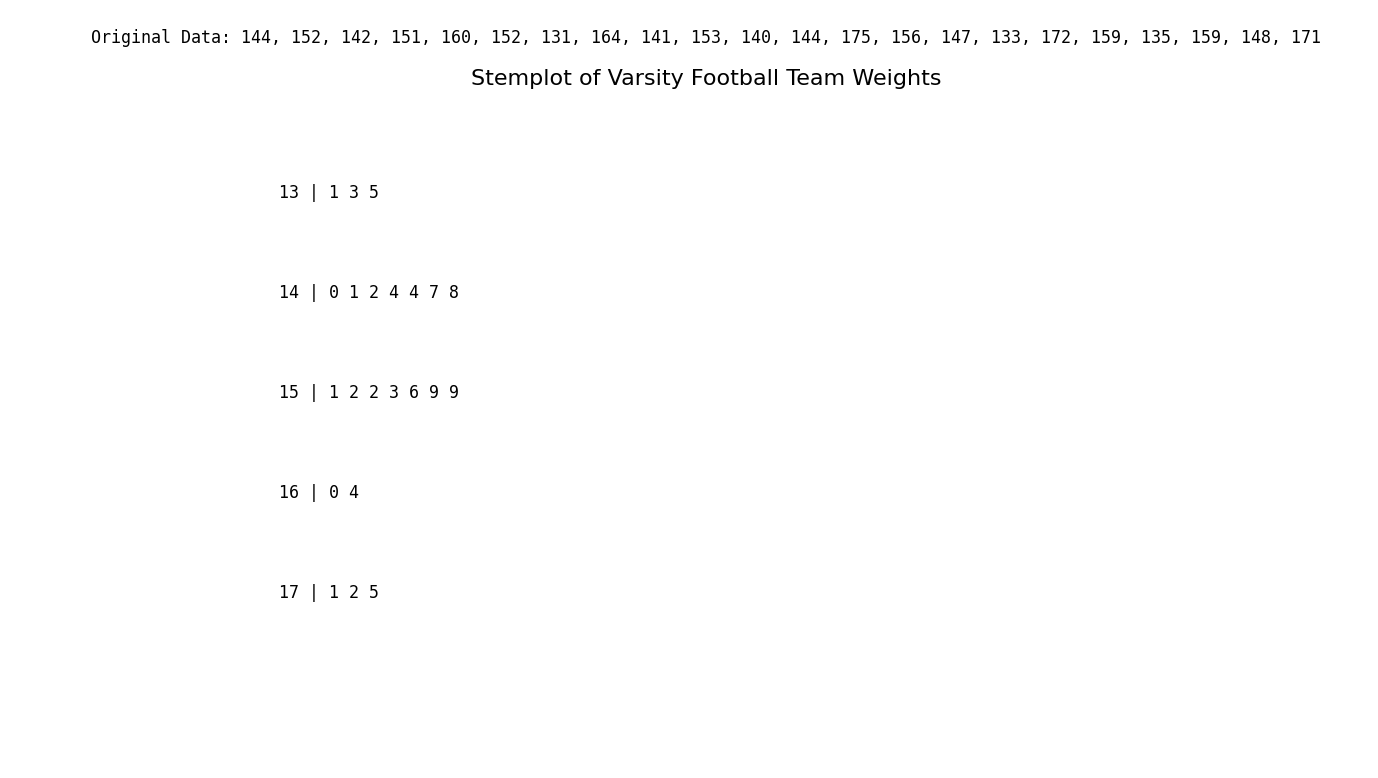

Write Python code to recreate this figure.
import matplotlib.pyplot as plt
import pandas as pd

# List of weights
weights = [144, 152, 142, 151, 160, 152, 131, 164, 141, 153, 140, 144, 175, 156, 147, 133, 172, 159, 135, 159, 148, 171]

# Create a pandas DataFrame
df = pd.DataFrame(weights, columns=["Weight"])

# Extract stems and leaves
df["Stem"] = df["Weight"] // 10
df["Leaf"] = df["Weight"] % 10

# Group by Stem and collect leaves
stemplot_data = df.groupby("Stem")["Leaf"].apply(lambda x: sorted(x)).reset_index()

# Function to plot stemplot
def plot_stemplot(data):
    fig, ax = plt.subplots(figsize=(8, 6))
    ax.set_title("Stemplot of Varsity Football Team Weights", fontsize=16)
    
    # Hide axes
    ax.axis("off")
    
    # Plot stems and leaves
    for i, row in data.iterrows():
        stem = row["Stem"]
        leaves = " ".join(map(str, row["Leaf"]))  # Convert leaves to a space-separated string
        ax.text(0.1, i, f"{stem} | {leaves}", fontsize=12, fontfamily='monospace', verticalalignment='center')
    
    # Adjust y-axis limits to ensure all rows are visible
    ax.set_ylim(len(data), -1)
    
    # Add original data as a label
    original_data = "Original Data: " + ", ".join(map(str, weights))
    ax.text(0.5, -1.5, original_data, fontsize=12, fontfamily='monospace', ha='center')
    
    plt.show()

# Plot the stemplot
plot_stemplot(stemplot_data)
